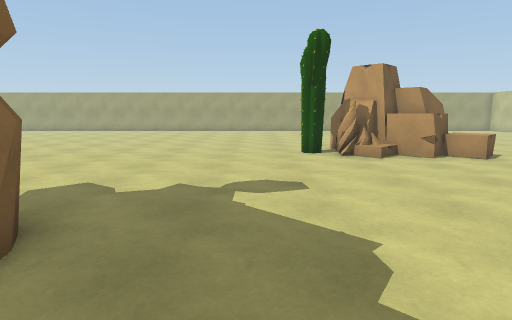
view 1 (above)

23 first-person views from a walk through a scene from a Unity 3-D project. The camera is 1.4 m above the floor, tilts 8° down and sees 75° across. The floor is counted in squares, 1 m on a side. Each view is taken from the middle of a square. On the plan, view 1 faces up. The plan holds only what a view shows up to about 15 squares ahead; the rest is blank. The place goes on beyond the plan.

view 2
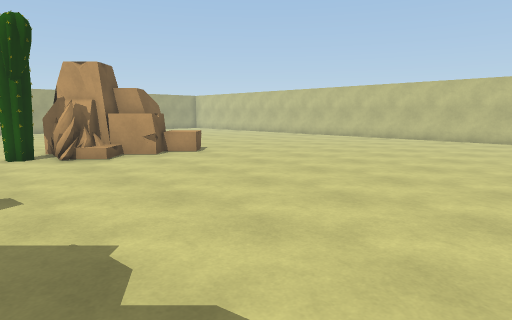

view 3
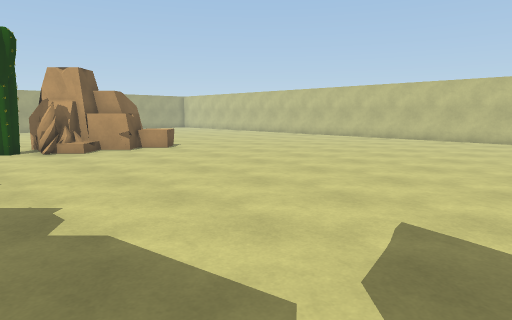

view 4
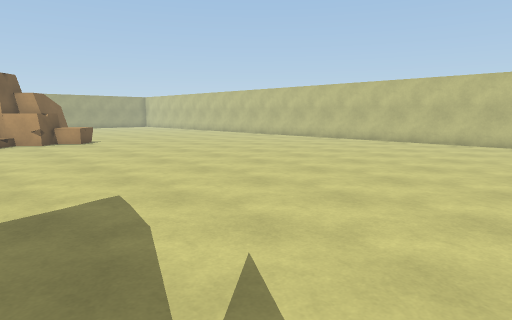

view 5
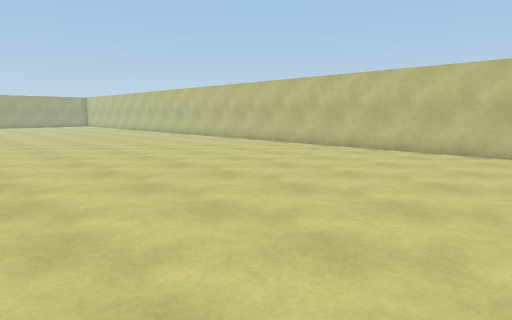

view 6
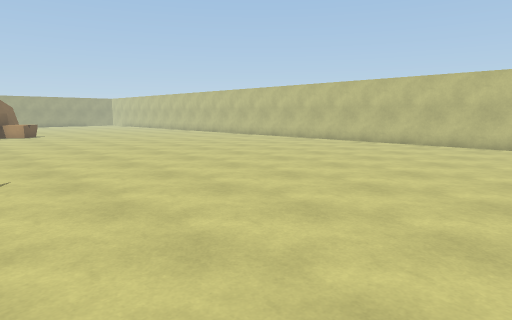

view 7
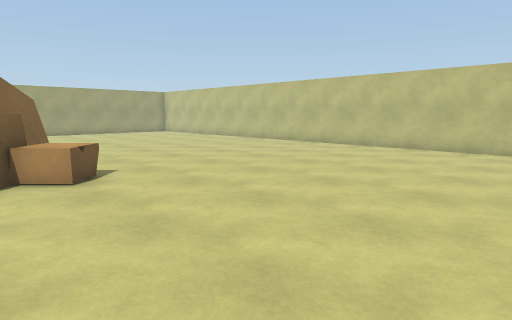

view 8
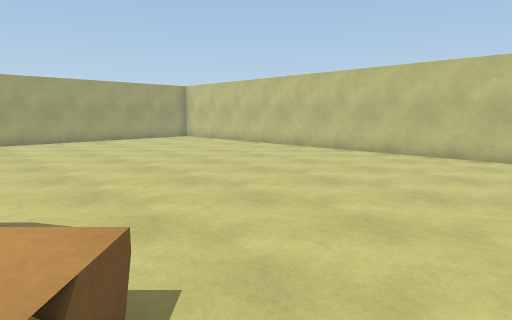

view 9
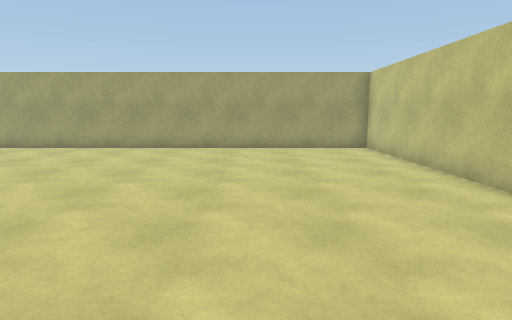

view 10
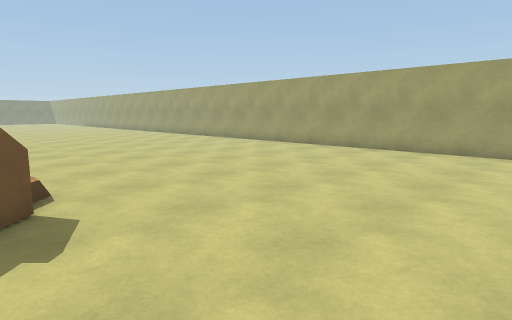

view 11
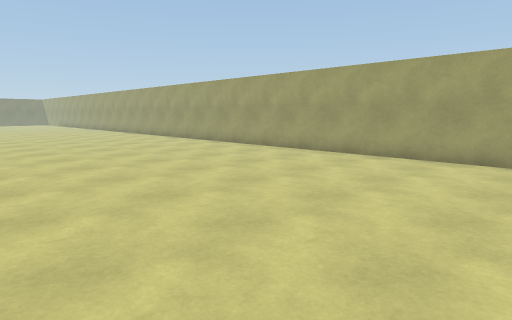

view 12
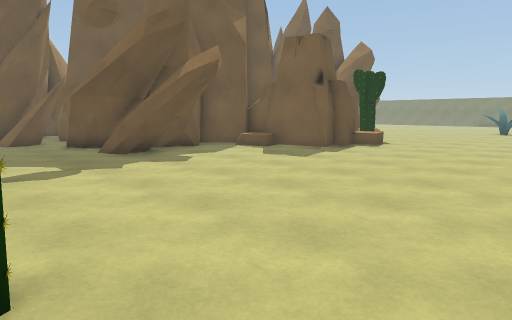

view 13
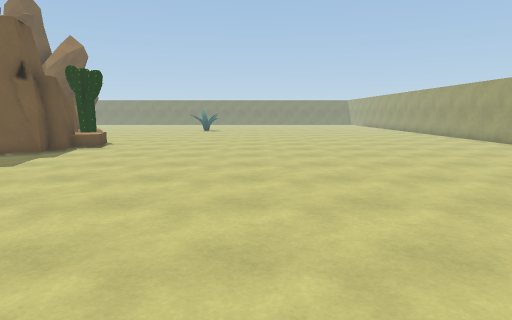

view 14
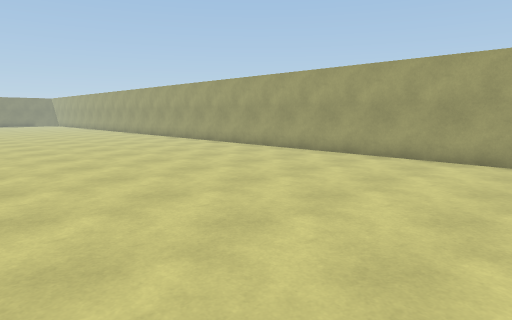

view 15
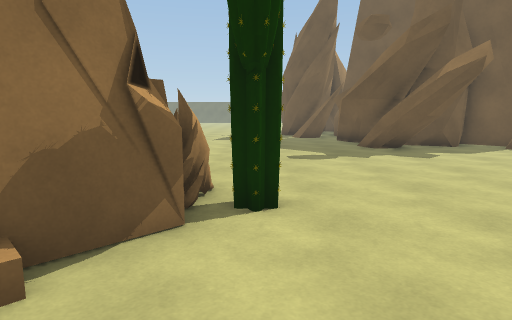

view 16
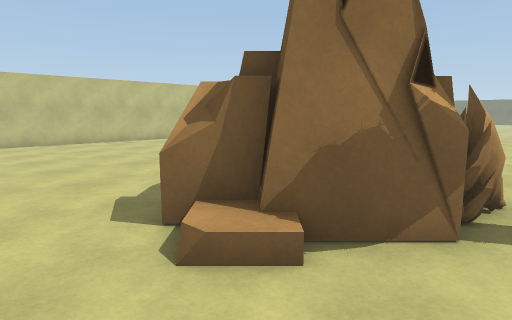

view 17
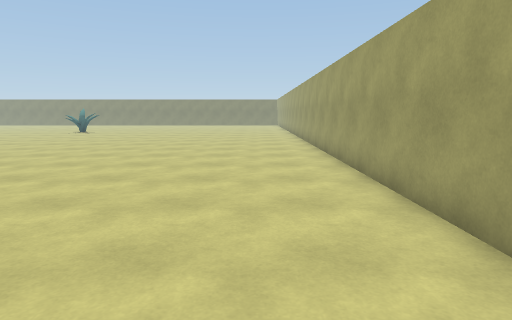

view 18
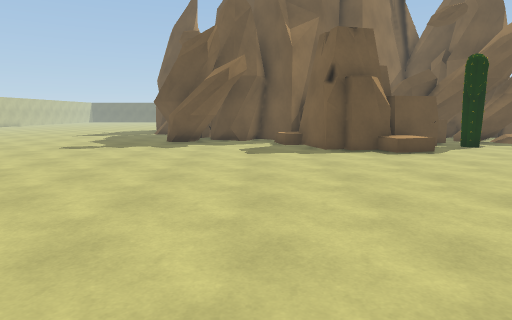

view 19
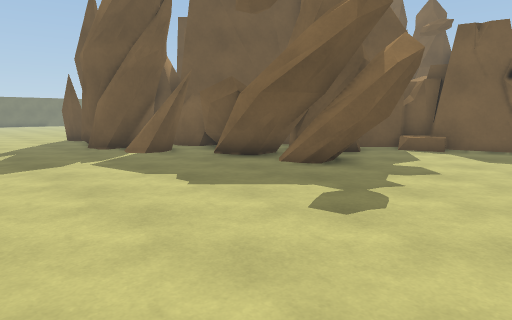

view 20
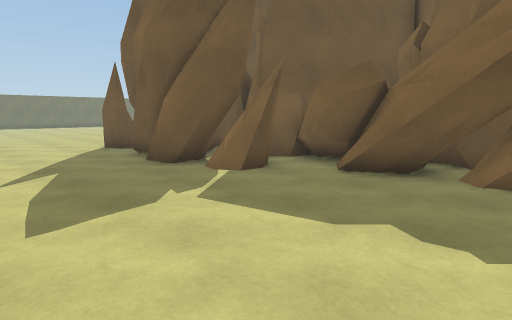

view 21
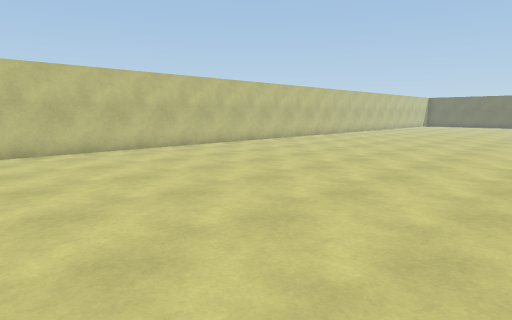

view 22
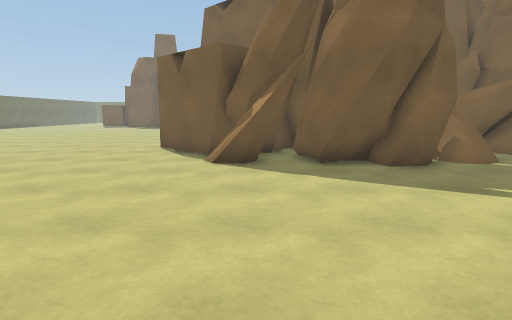

view 23
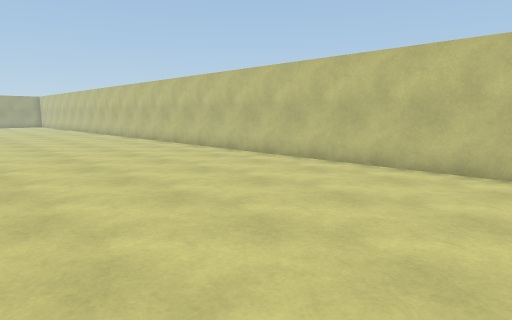

### Floor plan
Key: @ floor where view 1 was taken; # wall or solid block; . floor; / step, stairs or slope; = window, fence, low wall or low ledge; R rock; C cactus; O other object.
Columns run from 14 left of view 1 to 19 right of it. Each row starts with its distance up from view 1.
 27 ##################################
 26 .................................#
 25 .................................#
 24 .................................#
 23 .................................#
 22 .................................#
 21 .................................#
 20 .................................#
 19 .................................#
 18 .................................#
 17 .................................#
 16 .................................#
 15 ...................OR............#
 14 ..................RRR............#
 13 .................RRRRR...........#
 12 ................CRRRRR...........#
 11 .................RRRRRR..........#
 10 ....................RR...........#
  9 .................................#
  8 .///.............................#
  7 ./###............................#
  6 ######...........................#
  5    ###...##......................#
  4     ###..###.....................#
  3     ###.####.....................#
  2       #######....................#
  1          ####....................#
  0           ###.@..................#
 -1           ###....................#
 -2           ####...................#
 -3          ######..................#
 -4           #####..................#
 -5           #####..................#
 -6           #####..................#
 -7           #####..................#
 -8           #####..................#
 -9             ###..................#
-10            ###=..................#
-11           ##.....................#
-12           #..............  ..

Where each view was taken, in squares from view 1:
view 1: 0 up, 0 right, facing up
view 2: 0 up, 0 right, facing up-right
view 3: 2 down, 0 right, facing up-right
view 4: 6 down, 2 right, facing up-right
view 5: 11 down, 6 right, facing up-right
view 6: 12 down, 3 right, facing up-right
view 7: 3 up, 5 right, facing up-right
view 8: 9 up, 7 right, facing up-right
view 9: 13 up, 14 right, facing up
view 10: 14 up, 11 right, facing up-left
view 11: 16 up, 6 right, facing up-left
view 12: 15 up, 2 right, facing down-left
view 13: 15 up, 2 right, facing left
view 14: 16 up, 2 right, facing up-left
view 15: 17 up, 2 right, facing down
view 16: 17 up, 2 right, facing down-right
view 17: 24 up, 0 right, facing left
view 18: 20 up, 7 left, facing down
view 19: 9 up, 5 right, facing down-left
view 20: 4 up, 5 right, facing down-left
view 21: 6 up, 6 right, facing down-right
view 22: 9 down, 9 right, facing left
view 23: 12 down, 10 right, facing up-right
